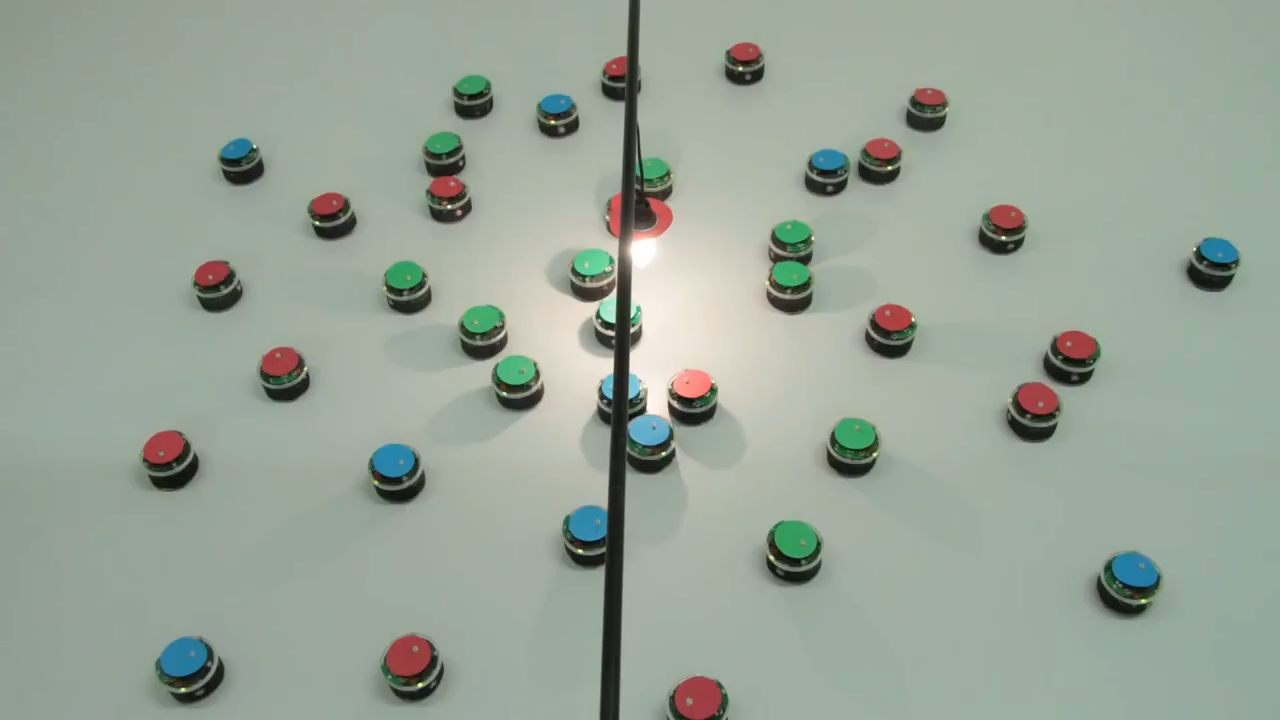
//> input picture vlad/cv_labs/lab_3/img_zadan/roboti/roi_robotov.jpg, 1280 x 720 px
$ ./task1   (built with g++ and OpenCV 4)
//> lines starting //> are read from the running program, lines starting //| are printed output that depends on the picture; after the words box and inside, x2 and y2 are one past the last pixel; in counts of white or black regions, pixels touching at a corner belong together
#include <opencv2/imgproc.hpp>
#include <opencv2/opencv.hpp>
#include <vector>
using namespace cv;
using namespace std;

int th = 0;
Mat img, thimg;
void proc_img(int,void* user_data){
	int* th_type = (int*)user_data;
	threshold(img, thimg, th, 255, *th_type);
	imshow("thimg", thimg);
	vector<vector<Point>> cnts;
	findContours(thimg, cnts, RETR_LIST, CHAIN_APPROX_NONE);
	Mat draw = Mat::zeros(thimg.size(), CV_8UC3);
	int maxAreaInd = 0;
	double maxArea = 0;
	for (size_t i = 0; i < cnts.size(); i++)
	{
		double area = contourArea(cnts[i]);
		if (area > maxArea){
			maxArea = area;
			maxAreaInd = i;
		}
	}
	Moments mnts = moments(cnts[maxAreaInd]);
	int centerX = mnts.m10 / mnts.m00;
	int centerY = mnts.m01 / mnts.m00;
	circle(draw, Point(centerX, centerY), 5, Scalar(255, 0, 0));
	drawContours(draw, cnts, maxAreaInd, Scalar(0, 0, 255));
	imshow("cntimg", draw);
}

int main(int argc, char** argv){
	string fn;
	if (argc>1) fn= argv[1];
	else fn = "../img_zadan/roboti/roi_robotov.jpg";
	img = imread(fn,0);
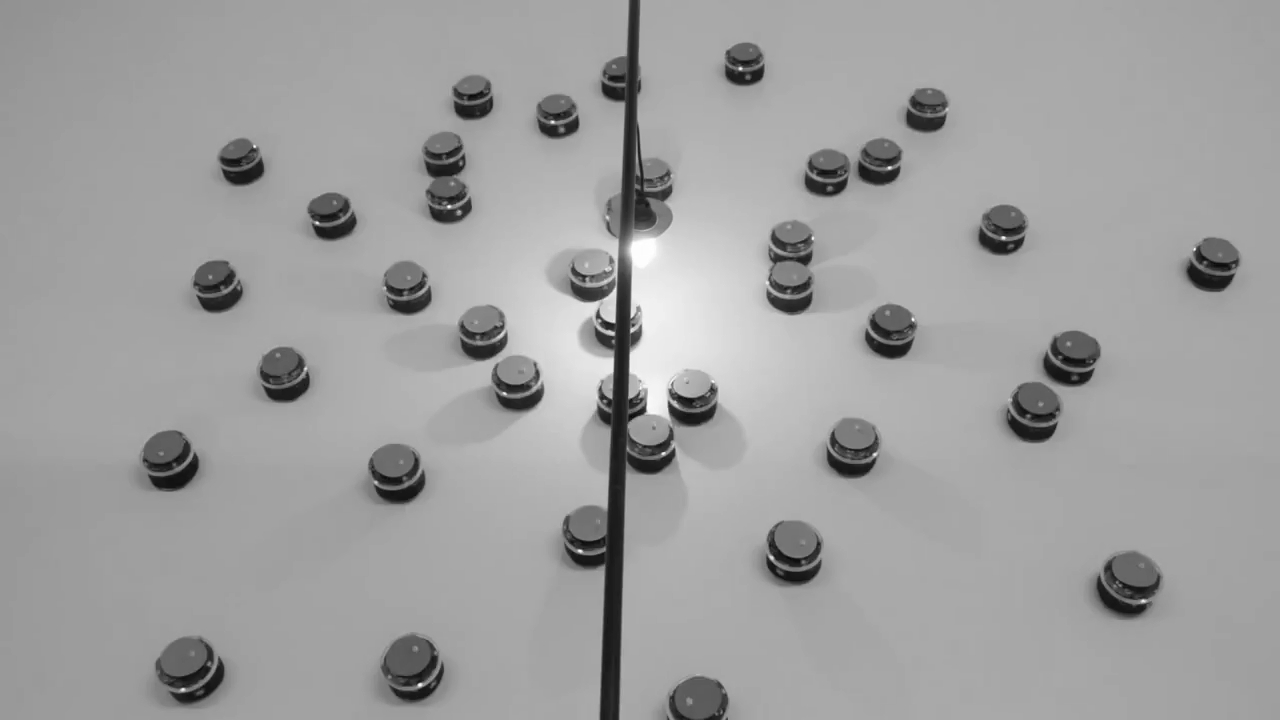
//> img: 720 rows x 1280 cols, CV_8UC1; min 4, max 255, mean 159
	imshow(fn, img);

	int th_type = THRESH_BINARY;

	proc_img(0,&th_type);
//> in proc_img, `threshold(img, thimg, th, 255, *th_type);`: thimg: 720 rows x 1280 cols, CV_8UC1; every value is 255
//> in proc_img, `findContours(thimg, cnts, RETR_LIST, CHAIN_APPROX_NONE);`: cnts = 1 contour; box (x1, y1, x2, y2) and area: (0, 0, 1280, 720) 919601
//> the loop in proc_img, `for (size_t i = 0; i < cnts.size(); i++)` made 1 pass
//> (area, maxArea) on pass 1: (919601, 919601)
//> after the loop in proc_img, `for (size_t i = 0; i < cnts.size(); i++)`: maxArea = 919601; maxAreaInd = 0
//> in proc_img, `Moments mnts = moments(cnts[maxAreaInd]);`: mnts = moments, m00 919601, centre m10/m00, m01/m00 = (639.5, 359.5)
//> in proc_img, `int centerX = mnts.m10 / mnts.m00;`: centerX = 639
//> in proc_img, `int centerY = mnts.m01 / mnts.m00;`: centerY = 359
//> in proc_img, `drawContours(draw, cnts, maxAreaInd, Scalar(0, 0, 255));`:
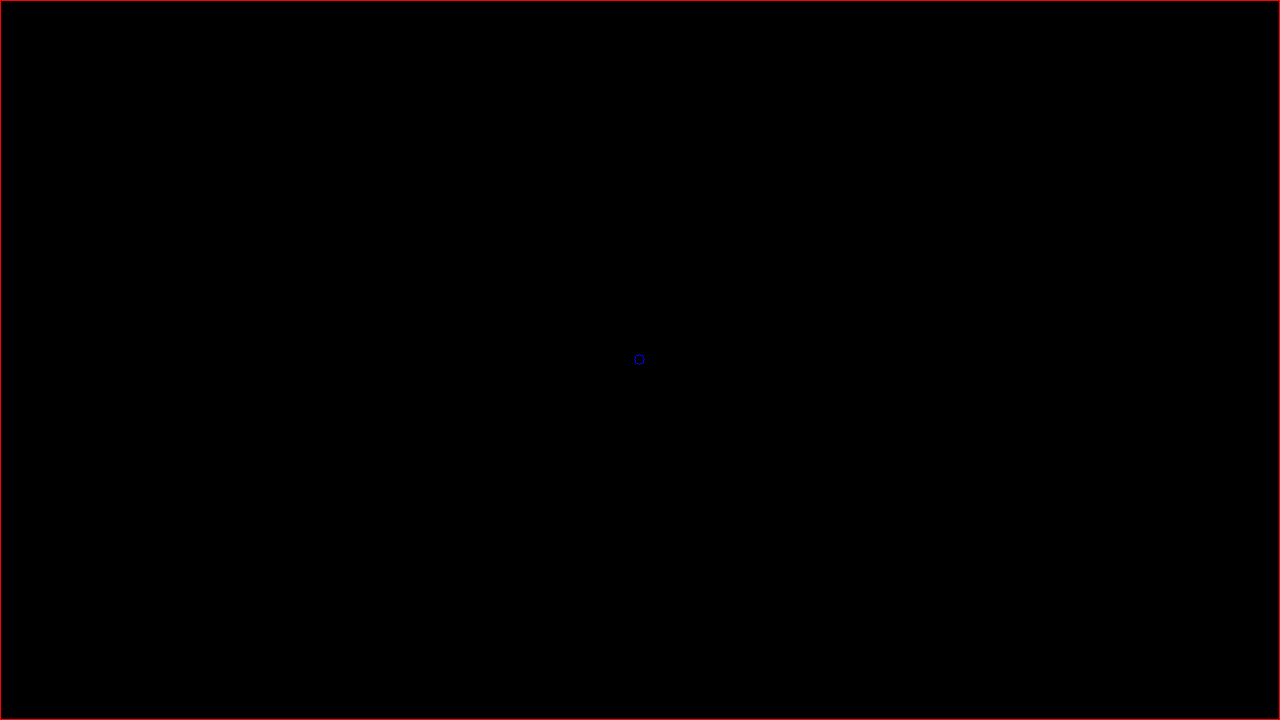
//> draw: 720 rows x 1280 cols, CV_8UC3; mean B, G, R 0, 0, 1.1
	createTrackbar("th", "thimg", &th, 255, proc_img, &th_type);
	waitKey();
}
